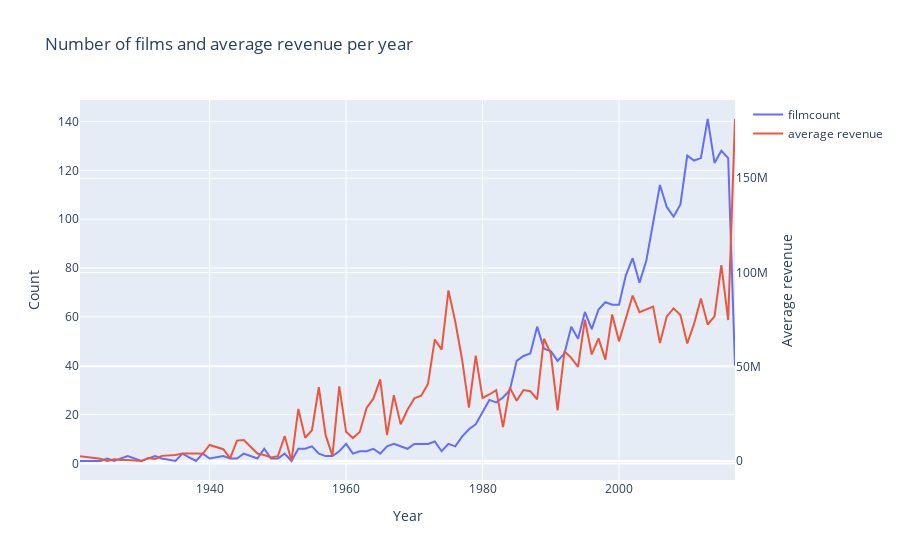

Write notebook code for a chart like this one.
### Code cell
d1 = train['release_date_year'].value_counts().sort_index()
d2 = train.groupby(['release_date_year'])['revenue'].mean()

# visualize both the number number of films vs the average revenue per year
data = [go.Scatter(x=d1.index, y=d1.values, name='filmcount'),
       go.Scatter(x=d2.index, y=d2.values, name='average revenue', yaxis='y2')]

layout= go.Layout(dict(title = "Number of films and average revenue per year",
                      xaxis = dict(title = 'Year'),
                      yaxis = dict(title = 'Count'),
                      yaxis2 = dict(title = 'Average revenue', overlaying='y', side='right')),
                    legend = dict(orientation='v'))
py.iplot(dict(data=data, layout=layout))
